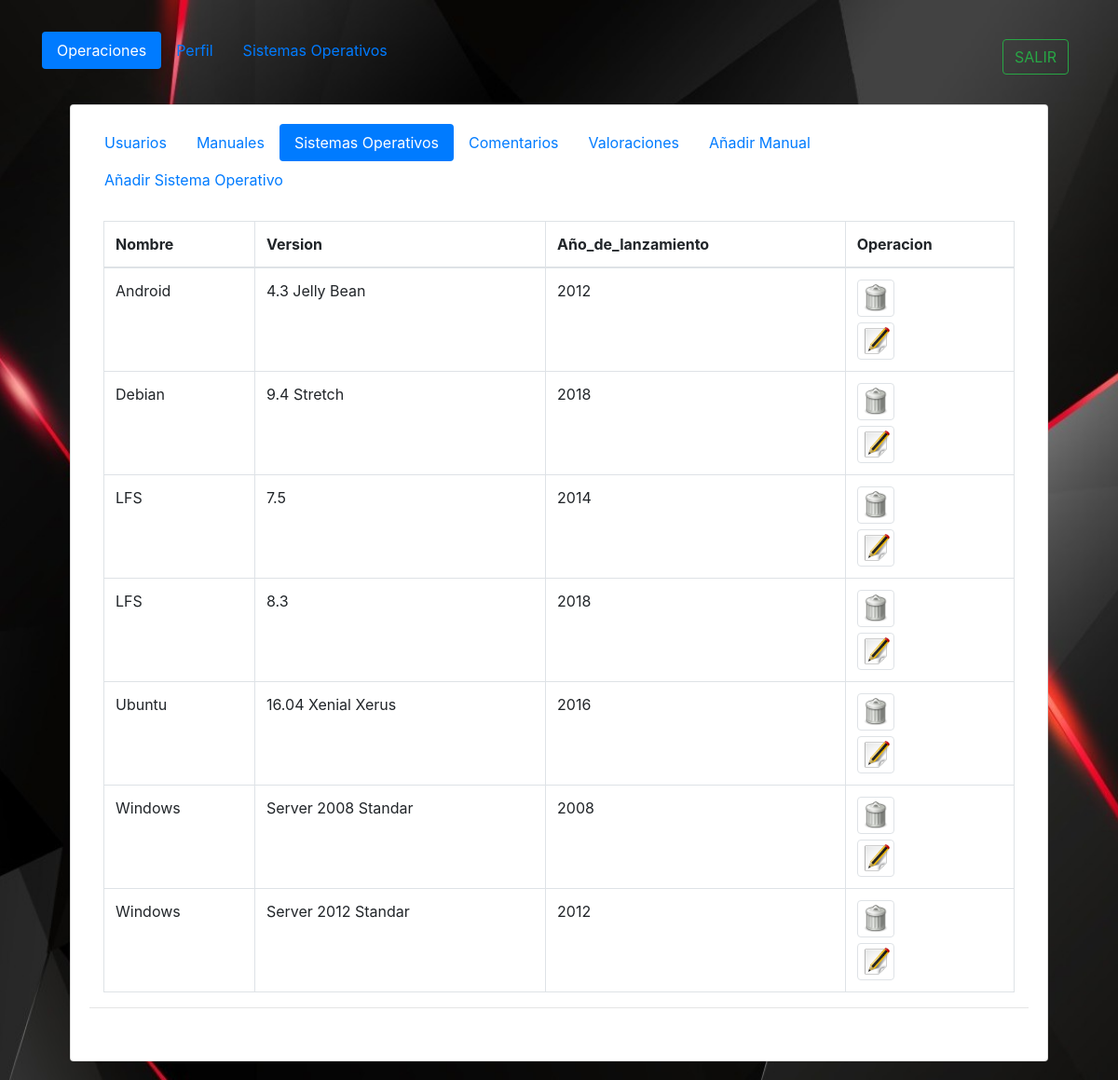
The page /PAGINA_WEB/administrador/menu_so.php (signed in) on the database as committed earlier.
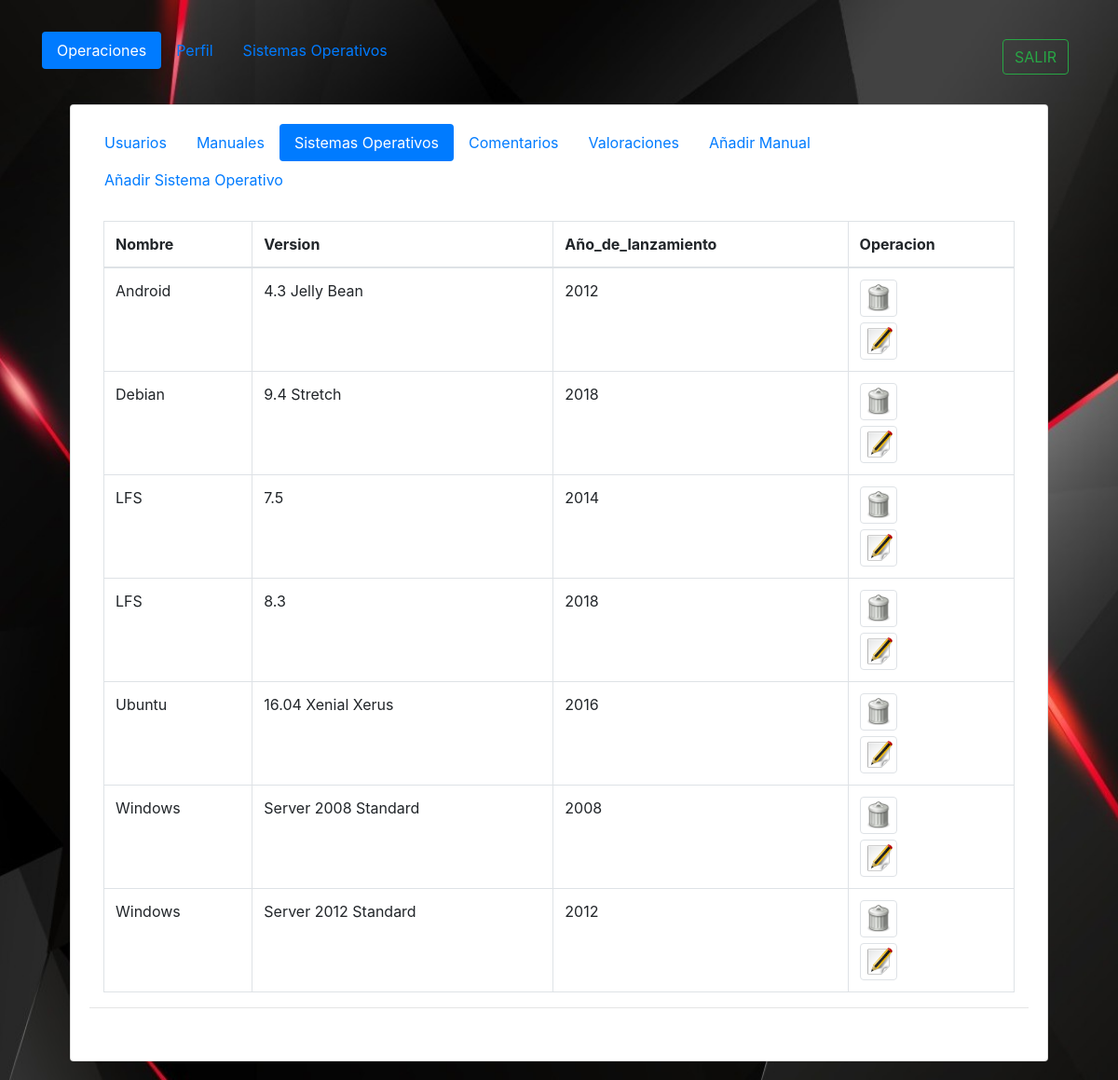
The same page on the database as committed later.
### tables this page shows
CREATE TABLE `sistema_operativo` (
  `cod_so` int(11) NOT NULL AUTO_INCREMENT,
  `nombre` varchar(30) NOT NULL,
  `version` varchar(30) NOT NULL,
  `jahr_de_lanzamiento` year(4) NOT NULL,
  `perfil_so` varchar(300) NOT NULL,
  `fondo_so` varchar(300) NOT NULL,
  PRIMARY KEY (`cod_so`)
);

### PAGINA_WEB/php_codigo/todos_los_so.php (shortened to what this page needs)
<?php if (!isset($_GET['codigo2'])): ?>
<?php
$connection2 = new mysqli($db_host, $db_user, $db_password, $db_name);
$connection2->set_charset("utf8");
if ($result2 = $connection2->query("select * from sistema_operativo  order by nombre ASC ;")) {
    ?>
    <table class="table table-bordered" style="width:100%;">
    <thead>
      <tr>
        <th scope="row">Nombre</th>
        <th scope="row">Version</th>
        <th scope="row">Año_de_lanzamiento</th>
        <th scope="row">Operacion</th>
       </tr>
    </thead>
<?php
    while ($obj2 = $result2->fetch_object()) {
        echo "<tr>";
        echo "<td>".$obj2->nombre."</td>";
        echo "<td>".$obj2->version."</td>";
        echo "<td>".$obj2->jahr_de_lanzamiento."</td>";
        echo "<td><form method='POST' action='menu_so.php?codigo2=$obj2->cod_so'><input type='image' name='eliminar2' src='../css/iconos/eliminar.png' style='width:40px' alt='Submit' class='img-thumbnail' /></form><a href='../op_admin/sis.php?codso=$obj2->cod_so&nom=$obj2->nombre&vers=$obj2->version&lanzamiento=$obj2->jahr_de_lanzamiento'><img src='../css/iconos/editar.png'  style='width:40px' class='img-thumbnail' /></a></td>";
        echo "</tr>";
    }
}
echo "</table>";
?>
<?php endif?>

Rows that differ between the two databases and show on the page:
changed sistema_operativo: version "Server 2008 Standar" → "Server 2008 Standard"
changed sistema_operativo: version "Server 2012 Standar" → "Server 2012 Standard"
